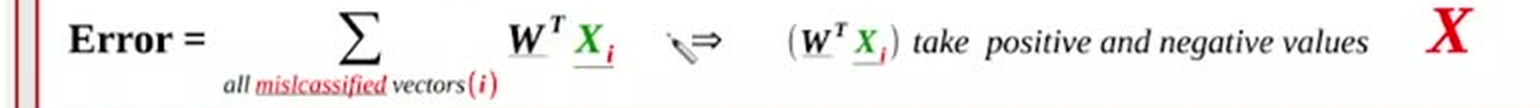
#> input picture videos/machine-learning/09_introduction_to_neural_networks/sources/docparse_cascades/slide_003/crops/slide_003.crop01__formula.png, 1540 x 108 px, given in place of slide_008.jpg, which was not available
$ python measure_008b.py ../../sources/docparse_cascades/slide_003/crops/slide_003.crop01__formula.png
#> lines starting #> are read from the running program, lines starting #| are printed output that depends on the picture; after the words box and inside, x2 and y2 are one past the last pixel; in counts of white or black regions, pixels touching at a corner belong together
#!/usr/bin/env python3
"""Palette-based structural comparison of original vs render for slide 008."""
import sys
from collections import Counter
from PIL import Image
import numpy as np

ORIG = "/home/codespace/ai_llm_slides/videos/machine-learning/09_introduction_to_neural_networks/unique_slides/slide_008.jpg"
REND = sys.argv[1] if len(sys.argv) > 1 else "/home/codespace/ai_llm_slides/videos/machine-learning/09_introduction_to_neural_networks/recreated_pptx/build/slide_008_rendered_resized.png"

orig = Image.open(ORIG).convert("RGB")
#> orig is the input picture: PIL image 1540x108 RGB; mean R, G, B 242.2, 240.5, 239.2
pal = orig.quantize(colors=16, method=Image.MEDIANCUT).convert("RGB")
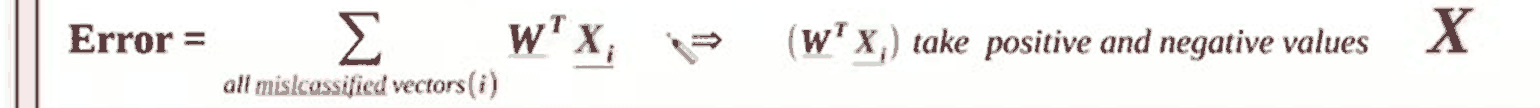
#> pal: PIL image 1540x108 RGB; mean R, G, B 243.1, 241.5, 240.2
counts = Counter(pal.getdata())
#> counts = 16 items
print("ORIGINAL palette (top 16):")
for c, n in counts.most_common():
    print(f"  {c} {n:7d}  {n/ (960*540)*100:5.1f}%")
#> this loop made 16 passes
#> (c, n) on passes 1 to 12: ((254, 255, 253), 52842), ((255, 255, 255), 36411), ((255, 255, 253), 10514), ((254, 255, 255), 8138), ((252, 253, 251), 7190), ((168, 153, 150), 6588), ((254, 254, 254), 6423), ((246, 233, 233), 5818), ((212, 214, 209), 5814), ((92, 61, 63), 5806), ((247, 250, 247), 5765), ((255, 251, 250), 4845)
#|   (254, 255, 253)   52842   10.2%
#|   (255, 255, 255)   36411    7.0%
#|   (255, 255, 253)   10514    2.0%
#|   (254, 255, 255)    8138    1.6%
#|   (252, 253, 251)    7190    1.4%
#|   (168, 153, 150)    6588    1.3%
#|   (254, 254, 254)    6423    1.2%
#|   (246, 233, 233)    5818    1.1%
#> (further printed lines are left out)


def classify(path):
    im = Image.open(path).convert("RGB").resize((960, 540), Image.LANCZOS)
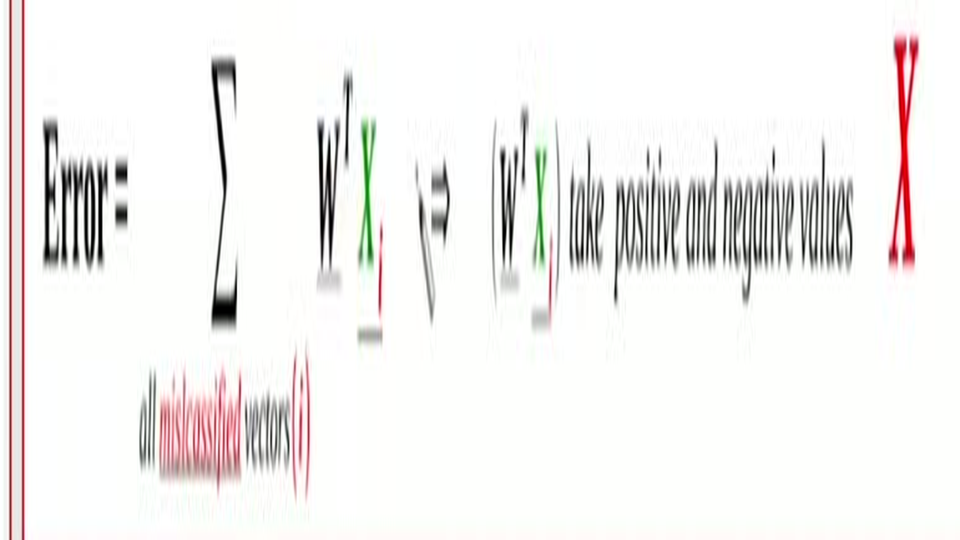
#> im: PIL image 960x540 RGB; mean R, G, B 242.2, 240.5, 239.2
    a = np.asarray(im).astype(int)
    palarr = np.array([c for c, _ in counts.most_common()]).astype(int)
#> palarr = 16 rows, first 8: [254, 255, 253], [255, 255, 255], [255, 255, 253], [254, 255, 255], [252, 253, 251], [168, 153, 150], [254, 254, 254], [246, 233, 233]
    d = np.abs(a[:, :, None, :] - palarr[None, None, :, :]).sum(axis=3)
    idx = d.argmin(axis=2)
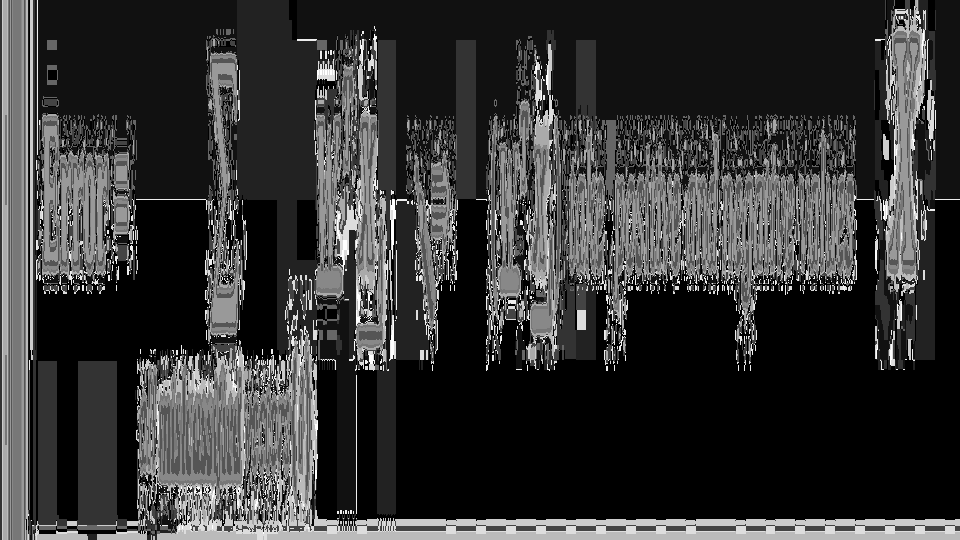
#> idx: shape (540, 960) int64; min 0, max 15, mean 3.13; drawn with min black and max white
    return a, palarr, idx


def report(label, a, palarr, idx):
    print(f"\n=== {label} ===")
    for i, c in enumerate(palarr):
        m = idx == i
        n = int(m.sum())
        if n < 40:
            continue
        ys, xs = np.nonzero(m)
        # count distinct 20px-grid blobs
        b = Counter((int(x // 20), int(y // 20)) for x, y in zip(xs, ys))
        nb = len(b)
        top = sorted(b.values(), reverse=True)[:5]
        print(f"  {tuple(c)} n={n:7d} blobs20={nb:4d} biggest={top} bbox x[{xs.min()},{xs.max()}] y[{ys.min()},{ys.max()}]")


ao, palarr, idxo = classify(ORIG)
ar, palarr2, idxr = classify(REND)
#> palarr2 has the same summary as palarr in classify
report("ORIGINAL classified", ao, palarr, idxo)
#> the loop in report, `for i, c in enumerate(palarr):` made 16 passes
#> (c, n, nb, top) on passes 1 to 12: ([254, 255, 253], 175752, 977, [400, 400, 400, 400, 400]), ([255, 255, 255], 112872, 732, [400, 400, 400, 400, 400]), ([255, 255, 253], 34438, 344, [400, 400, 400, 400, 400]), ([254, 255, 255], 25806, 331, [400, 400, 400, 400, 400]), ([252, 253, 251], 26891, 583, [187, 174, 166, 162, 160]), ([168, 153, 150], 20691, 378, [217, 213, 201, 201, 201]), ([254, 254, 254], 11635, 478, [244, 226, 194, 159, 111]), ([246, 233, 233], 17286, 422, [200, 200, 200, 200, 200]), ([212, 214, 209], 17441, 417, [226, 211, 205, 201, 195]), ([92, 61, 63], 19019, 310, [324, 228, 204, 199, 197]), ([247, 250, 247], 17464, 485, [157, 153, 114, 110, 105]), ([255, 251, 250], 13398, 239, [183, 179, 171, 170, 168])
#|   (254, 255, 253) n= 175752 blobs20= 977 biggest=[400, 400, 400, 400, 400] bbox x[26,959] y[0,534]
#|   (255, 255, 255) n= 112872 blobs20= 732 biggest=[400, 400, 400, 400, 400] bbox x[28,959] y[0,539]
#|   (255, 255, 253) n=  34438 blobs20= 344 biggest=[400, 400, 400, 400, 400] bbox x[28,934] y[0,539]
#|   (254, 255, 255) n=  25806 blobs20= 331 biggest=[400, 400, 400, 400, 400] bbox x[0,935] y[0,539]
#|   (252, 253, 251) n=  26891 blobs20= 583 biggest=[187, 174, 166, 162, 160] bbox x[37,959] y[0,531]
#|   (168, 153, 150) n=  20691 blobs20= 378 biggest=[217, 213, 201, 201, 201] bbox x[9,918] y[0,539]
#|   (254, 254, 254) n=  11635 blobs20= 478 biggest=[244, 226, 194, 159, 111] bbox x[26,929] y[0,539]
#|   (246, 233, 233) n=  17286 blobs20= 422 biggest=[200, 200, 200, 200, 200] bbox x[5,919] y[0,539]
#> (further printed lines are left out)
#> pass 1, in report, `m = idx == i`:
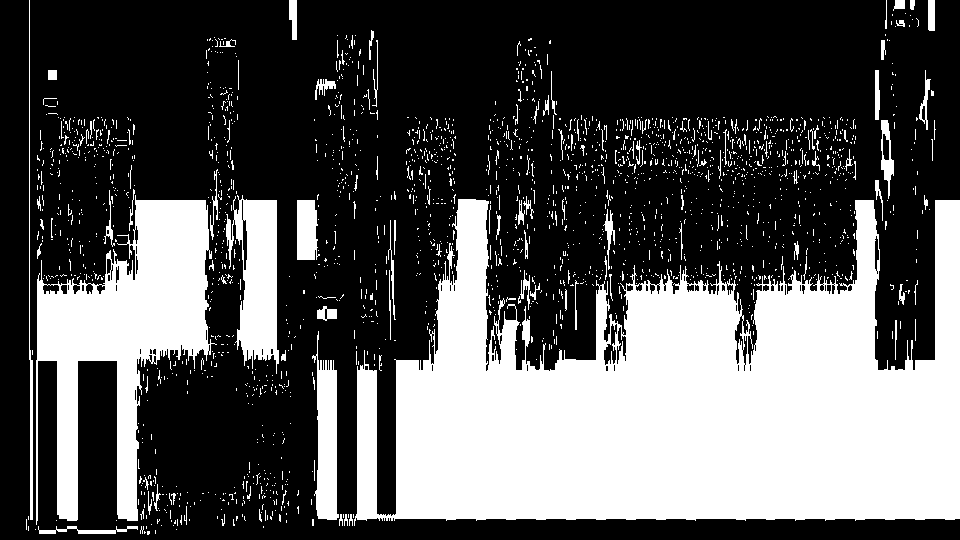
#> m: shape (540, 960) bool; 33.9% white; 2140 white regions (2009 under 20 px), largest, box (x1, y1, x2, y2) and area: (354, 199, 960, 526) 124400, (36, 195, 217, 525) 26056, (226, 195, 279, 374) 5909
#> pass 2, in report, `m = idx == i`:
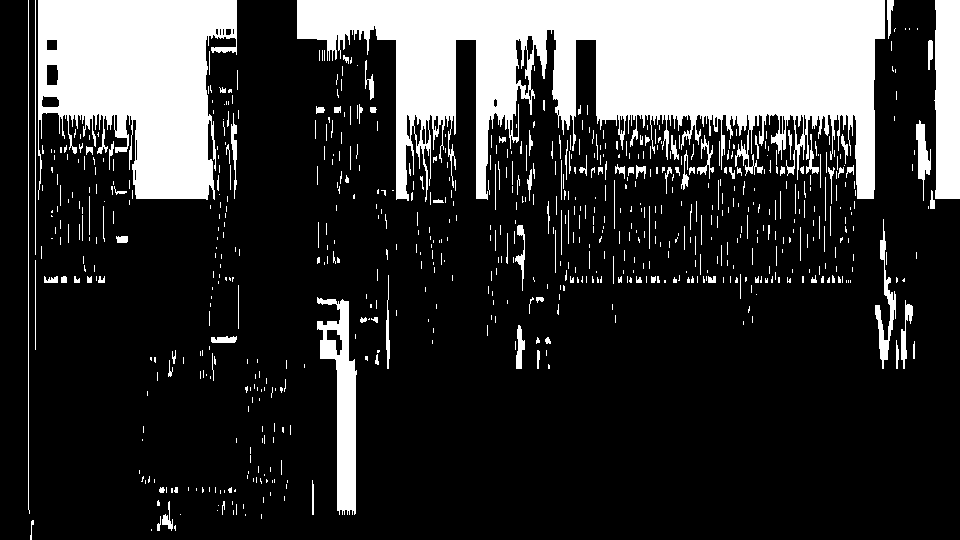
#> m: shape (540, 960) bool; 21.8% white; 722 white regions (569 under 20 px), largest, box (x1, y1, x2, y2) and area: (297, 0, 885, 202) 62482, (38, 0, 237, 200) 27775, (934, 0, 960, 199) 4856
#> pass 3, in report, `m = idx == i`:
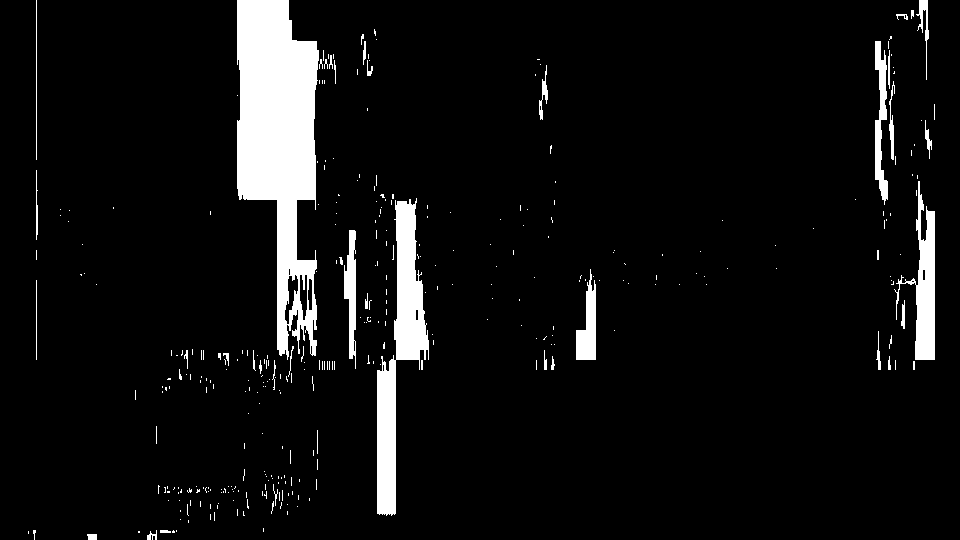
#> m: shape (540, 960) bool; 6.6% white; 351 white regions (308 under 20 px), largest, box (x1, y1, x2, y2) and area: (237, 0, 319, 360) 18267, (377, 198, 429, 516) 6672, (894, 181, 935, 360) 2731
#> after the loop in report, `for i, c in enumerate(palarr):`:
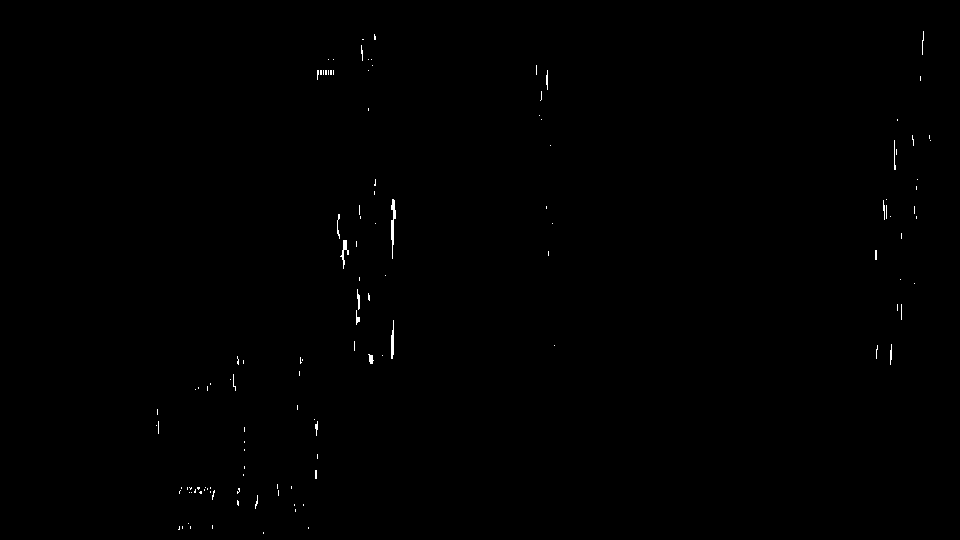
#> m: shape (540, 960) bool; 0.24% white in thin lines or dots, all inside (x1, y1, x2, y2) = (156, 31, 931, 534)
report("RENDER classified", ar, palarr2, idxr)
#> the loop in report (call 2), `for i, c in enumerate(palarr):` made 16 passes
#|   (254, 255, 253) n= 175752 blobs20= 977 biggest=[400, 400, 400, 400, 400] bbox x[26,959] y[0,534]
#|   (255, 255, 255) n= 112872 blobs20= 732 biggest=[400, 400, 400, 400, 400] bbox x[28,959] y[0,539]
#|   (255, 255, 253) n=  34438 blobs20= 344 biggest=[400, 400, 400, 400, 400] bbox x[28,934] y[0,539]
#|   (254, 255, 255) n=  25806 blobs20= 331 biggest=[400, 400, 400, 400, 400] bbox x[0,935] y[0,539]
#|   (252, 253, 251) n=  26891 blobs20= 583 biggest=[187, 174, 166, 162, 160] bbox x[37,959] y[0,531]
#|   (168, 153, 150) n=  20691 blobs20= 378 biggest=[217, 213, 201, 201, 201] bbox x[9,918] y[0,539]
#|   (254, 254, 254) n=  11635 blobs20= 478 biggest=[244, 226, 194, 159, 111] bbox x[26,929] y[0,539]
#|   (246, 233, 233) n=  17286 blobs20= 422 biggest=[200, 200, 200, 200, 200] bbox x[5,919] y[0,539]
#> (further printed lines are left out)

# cross-tab: fraction of each original color matched in render
print("\n=== cross-tab (orig color -> render color agreement) ===")
for i, c in enumerate(palarr):
    m = idxo == i
    n = int(m.sum())
    if n < 200:
        continue
    rs = Counter(idxr[m].tolist())
    top = rs.most_common(3)
    s = "  ".join(f"{tuple(palarr2[j])}={v*100//n}%" for j, v in top)
    print(f"  {tuple(c)}: {s}")
#> this loop made 16 passes
#> (c, n, top) on passes 1 to 12: ([254, 255, 253], 175752, [(0, 175752)]), ([255, 255, 255], 112872, [(1, 112872)]), ([255, 255, 253], 34438, [(2, 34438)]), ([254, 255, 255], 25806, [(3, 25806)]), ([252, 253, 251], 26891, [(4, 26891)]), ([168, 153, 150], 20691, [(5, 20691)]), ([254, 254, 254], 11635, [(6, 11635)]), ([246, 233, 233], 17286, [(7, 17286)]), ([212, 214, 209], 17441, [(8, 17441)]), ([92, 61, 63], 19019, [(9, 19019)]), ([247, 250, 247], 17464, [(10, 17464)]), ([255, 251, 250], 13398, [(11, 13398)])
#|   (254, 255, 253): (254, 255, 253)=100%
#|   (255, 255, 255): (255, 255, 255)=100%
#|   (255, 255, 253): (255, 255, 253)=100%
#|   (254, 255, 255): (254, 255, 255)=100%
#|   (252, 253, 251): (252, 253, 251)=100%
#|   (168, 153, 150): (168, 153, 150)=100%
#|   (254, 254, 254): (254, 254, 254)=100%
#|   (246, 233, 233): (246, 233, 233)=100%
#> (further printed lines are left out)
